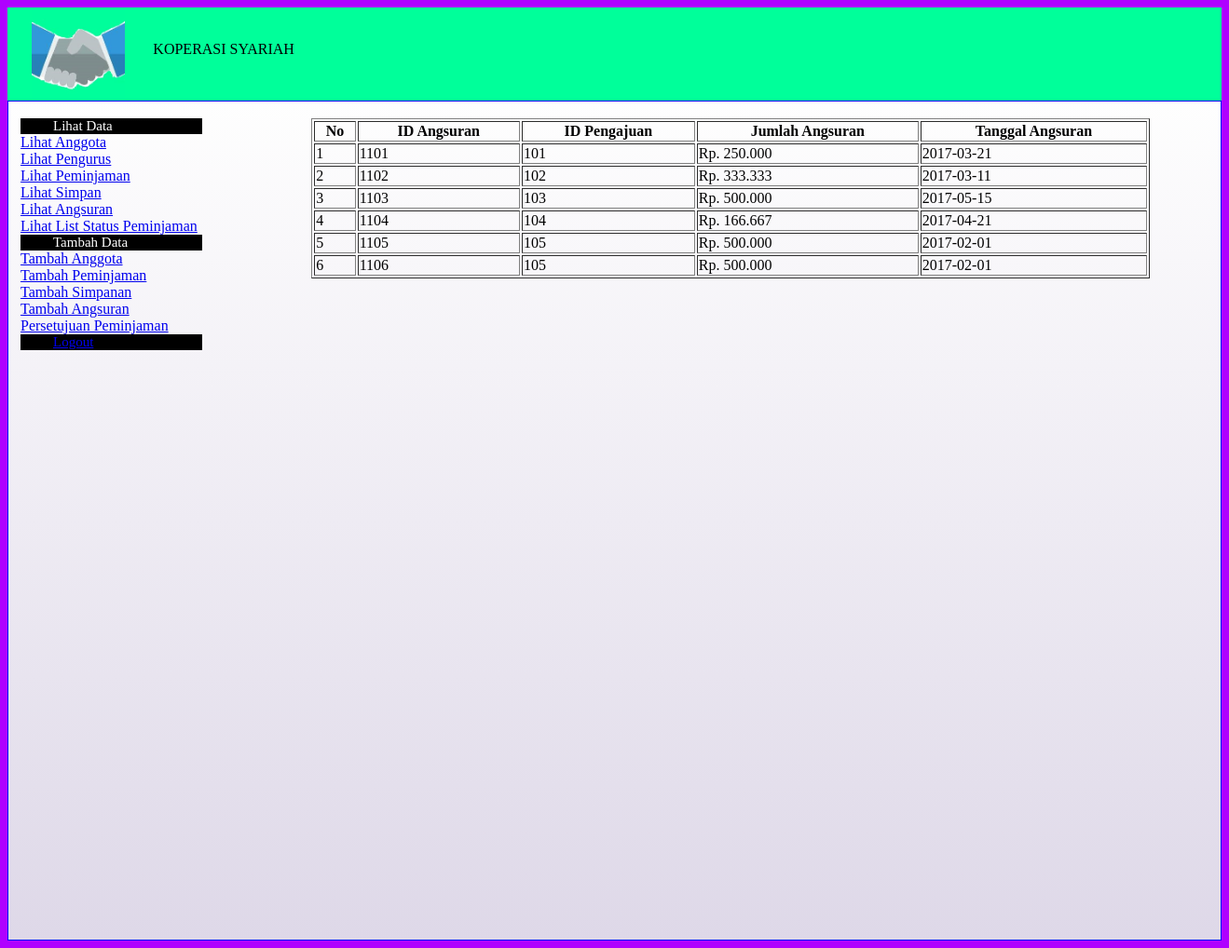
The page /Koperasi/Lihat_Angsuran.php on the database its author committed.
### tables this page shows
CREATE TABLE `angsuran` (
  `ID_Angsuran` int(10) NOT NULL,
  `ID_Pengajuan` int(10) DEFAULT NULL,
  `Jumlah_Angsuran` varchar(30) DEFAULT NULL,
  `Tanggal_Angsuran` date DEFAULT NULL
);

### Koperasi/Lihat_Angsuran.php (the view, shortened to what this page needs)
<?php
include "connect.php";
	?>
<!doctype html>
<html>
	<head>
	<link rel="stylesheet" type="text/css" href="css/parts.css">
	</head>
	<body style="background:#AF01FF">
		<div id="atas">
		<div id="atas_kiri">
		<img src="img/logo.jpg" width="100" height="100" alt="gambar"/>
		</div>
		<div id="atas_kanan">
		</br>KOPERASI SYARIAH
		</div>
		</div>
		<div id="tengah">
		<div id="tengah_kiri">
		<div class="menu-header">Lihat Data</div>
			<ul>
				<li><a href="Lihat_Anggota.php">Lihat Anggota</a></li>
				<li><a href="Lihat_Pengurus.php">Lihat Pengurus</a></li>
				<li><a href="Lihat_Peminjaman.php">Lihat Peminjaman</a></li>
				<li><a href="Lihat_Simpan.php">Lihat Simpan</a></li>
				<li><a href="Lihat_Angsuran.php">Lihat Angsuran</a></li>
				<li><a href="Lihat_List_Status_Peminjaman.php">Lihat List Status Peminjaman</a></li>
			</ul>
			<div class="menu-header">Tambah Data</div>
			<ul>
				<li><a href="Form_Anggota.php">Tambah Anggota</a></li>
				<li><a href="Form_Peminjaman.php">Tambah Peminjaman</a></li>
				<li><a href="Form_Simpanan.php">Tambah Simpanan</a></li>
				<li><a href="Form_Angsuran.php">Tambah Angsuran</a></li>
				<li><a href="Form_Persetujuan_Peminjaman.php">Persetujuan Peminjaman</a></li>
			</ul>
			<div class="menu-header"><a href="logout.php">Logout</a></div>
		</div>
		<div id="tengah_kanan">
		<table border='1' width='900'>
		<tr>
			<th>No</th>
			<th>ID Angsuran</th>
			<th>ID Pengajuan</th>
			<th>Jumlah Angsuran</th>
			<th>Tanggal Angsuran</th>
		</tr>
		<?php
		$i=0;
		$query="SELECT * FROM angsuran ";
		$sql= mysqli_query($conn,$query);
		while($data=mysqli_fetch_array($sql)){
			$i++;
		echo "
			<tr>
			<td>".$i."</td>
			<td>".$data[ID_Angsuran]."</td>
			<td>".$data[ID_Pengajuan]."</td>
			<td>".$data[Jumlah_Angsuran]."</td>
			<td>".$data[Tanggal_Angsuran]."</td>
			</tr>";
		}
		echo '</table>'
		?>
		</div>
		</div>
	</body>
</html>

### Koperasi/css/parts.css (style rules this page uses)
#atas { max-width:1450px; height:100px; border:1px #01B4FF; margin:0 auto; background: #00FF9A; }
#atas_kiri { background:; float: left; width:10%; height:100%; border:none; margin-left:2%; border-top:none; border-left:none; }
#tengah { max-width:1450px; height:900px; border:1px solid blue; margin:0 auto; background: linear-gradient(to bottom,#fefefe,#ded8e8); }
#tengah_kiri { background:; float: left; width:15%; height:100%; border:none; margin-left:1%; border-top:none; border-left:none; }
#tengah_kanan { width:85%; height:100%; margin-left:25% }
.menu-header { text-decoration: none; color: white; font-size: 15px; padding-left:35px; display:block; background-color:black }
ul { display: inline; margin: 0; padding: 0; }
ul li { display:block; }

### rows shown on the page
angsuran: ID_Angsuran "1101", ID_Pengajuan "101", Jumlah_Angsuran "Rp. 250.000", Tanggal_Angsuran "2017-03-21"
angsuran: ID_Angsuran "1102", ID_Pengajuan "102", Jumlah_Angsuran "Rp. 333.333", Tanggal_Angsuran "2017-03-11"
angsuran: ID_Angsuran "1103", ID_Pengajuan "103", Jumlah_Angsuran "Rp. 500.000", Tanggal_Angsuran "2017-05-15"
angsuran: ID_Angsuran "1104", ID_Pengajuan "104", Jumlah_Angsuran "Rp. 166.667", Tanggal_Angsuran "2017-04-21"
angsuran: ID_Angsuran "1105", ID_Pengajuan "105", Jumlah_Angsuran "Rp. 500.000", Tanggal_Angsuran "2017-02-01"
angsuran: ID_Angsuran "1106", ID_Pengajuan "105", Jumlah_Angsuran "Rp. 500.000", Tanggal_Angsuran "2017-02-01"
